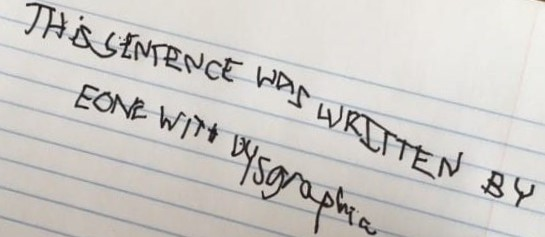
#> input picture images/5.jpeg, 545 x 237 px
$ jupyter execute 1baseline.ipynb   (shell and % lines are left out)   (older library calls are emulated)
#> lines starting #> are read from the running program, lines starting #| are printed output that depends on the picture; after the words box and inside, x2 and y2 are one past the last pixel; in counts of white or black regions, pixels touching at a corner belong together; long printed decimals are rounded
[cell 1]
import numpy as np
import cv2
import math
import matplotlib.pyplot as plt
#https://www.pyimagesearch.com/2017/02/20/text-skew-correction-opencv-python/

[cell 2]
# Functions to print the images
def myImPrt(img):
    tmp_img = cv2.cvtColor(img,cv2.COLOR_BGR2RGB)
    plt.imshow(tmp_img)

def myBWImPrt(img):
    plt.imshow(img,cmap='gray')

[cell 3]
# To smoothen the image
def bilateralFilter(image, d, sig):
    image = cv2.bilateralFilter(image, d, sig, sig)
    return image

# Transforms into binary image
def threshold(image, t):
    image = cv2.cvtColor(image, cv2.COLOR_BGR2GRAY)
    ret, image = cv2.threshold(image, t, 255, cv2.THRESH_BINARY_INV)
#     ret, image = cv2.threshold(image, t, 255, cv2.THRESH_BINARY)
    return image

# to spread the pixels
def dilate(image, kernalSize):
    kernel = np.ones(kernalSize, np.uint8)
    kernel
    image = cv2.dilate(image, kernel, iterations=1)
    return image

[cell 4]
image = cv2.imread('images/5.jpeg')
#> image is the input picture: shape (237, 545, 3); mean B, G, R 198.4, 202, 204.9
# cv2.imshow('image',image)
myImPrt(image)

[cell 5]
# def straighten(image):

#     global BASELINE_ANGLE
BASELINE_ANGLE = 0.0
contour_count=0.0
angle = 0.0
angle_sum = 0.0

[cell 6]
# ref:   https://docs.opencv.org/master/d4/d86/group__imgproc__filter.html#ga9d7064d478c95d60003cf839430737ed
filtered = bilateralFilter(image, 5, 50) # see how this works
myImPrt(filtered)
#     cv2.imshow('filtered',filtered)
filtered.shape
#> Out = (237, 545, 3)

[cell 7]
thresh = threshold(filtered, 127)
#> in threshold, `ret, image = cv2.threshold(image, t, 255, cv2.THRESH_BINARY_INV)`:
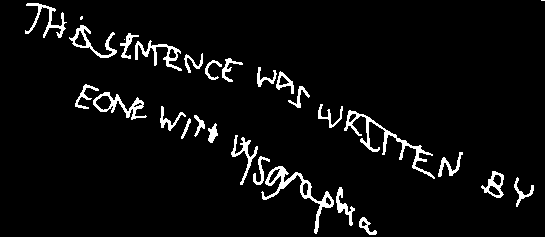
#> image: shape (237, 545); 4.9% white; 29 white regions (3 under 20 px), largest, box (x1, y1, x2, y2) and area: (344, 110, 435, 179) 824, (261, 166, 334, 234) 796, (93, 92, 147, 120) 441
#> in threshold, `ret, image = cv2.threshold(image, t, 255, cv2.THRESH_BINARY_INV)`: ret = 127


#     cv2.imshow('thresh',thresh)
myBWImPrt(thresh)
thresh.shape
#> Out = (237, 545)

[cell 8]
# ref   https://opencv-python-tutroals.readthedocs.io/en/latest/py_tutorials/py_imgproc/py_morphological_ops/py_morphological_ops.html
dilated = dilate(thresh, (5, 10))
#> in dilate, `image = cv2.dilate(image, kernel, iterations=1)`: image: shape (237, 545); 16.6% white; 10 white regions, largest, box (x1, y1, x2, y2) and area: (21, 1, 248, 84) 5850, (227, 133, 382, 237) 4945, (314, 102, 468, 181) 4131
myBWImPrt(dilated)
dilated.shape
#> Out = (237, 545)

[cell 9]
dilated = dilate(thresh, (5, 50))
#> call 2 of dilate, with kernalSize = (5, 50)
#> in dilate (call 2), `image = cv2.dilate(image, kernel, iterations=1)`:
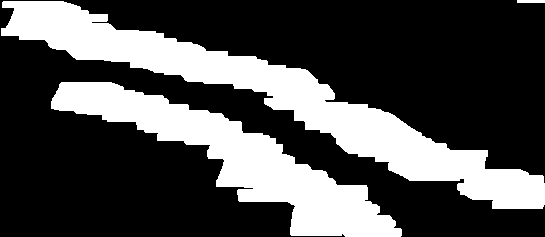
#> image: shape (237, 545); 30.1% white; 3 white regions
myBWImPrt(dilated)
dilated.shape
#> Out = (237, 545)

[cell 10]
# contours ref https://docs.opencv.org/3.4/d4/d73/tutorial_py_contours_begin.html
im_tmp = image.copy()
im2, ctrs, hier = cv2.findContours(dilated.copy(), cv2.RETR_EXTERNAL, cv2.CHAIN_APPROX_SIMPLE)
#> ctrs = 3 contours; box (x1, y1, x2, y2) and area: (1, 1, 545, 209) 22004, (51, 82, 402, 237) 15581, (517, 0, 545, 3) 54
cv2.drawContours(im_tmp,ctrs, -1, (36,255,12), 2)
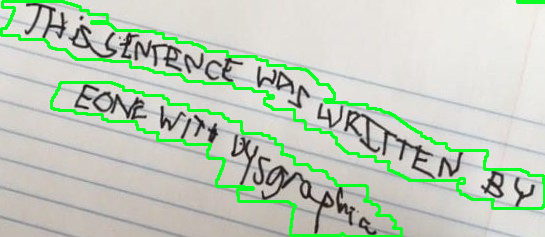
#> im_tmp: shape (237, 545, 3); 6% of pixels changed, all inside (x1, y1, x2, y2) = (0, 0, 545, 237)
myImPrt(im_tmp)

[cell 11]
min_area = 5000
for c in ctrs:
    area = cv2.contourArea(c)
    if area > min_area:
#         cv2.drawContours()
        cv2.drawContours(im_tmp,[c], 0, (36,255,12), 2)
#> this loop made 3 passes
#> area on passes 1 to 2: 15581, 22004.5
#> (c, area) on pass 3: ([[517, 0], [517, 2], [544, 2], [544, 0]], 54)
myImPrt(im_tmp)

[cell 12]
# x, y, w, h = cv2.boundingRect(ctrs[3])
# roi = image[y:y+h, x:x+w]
# plt.imshow(roi)

[cell 13]
# https://docs.opencv.org/3.1.0/dd/d49/tutorial_py_contour_features.html
# making the text straight and finding the baseline angle
img = image.copy() # for drawing rectangle
tmp_img = image.copy() # for updating
tmp_img = tmp_img * 0
#> tmp_img: shape (237, 545, 3); every value is 0
tmp_img = tmp_img + 255
#> tmp_img: shape (237, 545, 3); every value is 255
list = []
for i, ctr in enumerate(ctrs):
    x, y, w, h = cv2.boundingRect(ctr)
    # We extract the region of interest/contour to be straightened.
    roi = image[y:y+h, x:x+w]

#     plt.imshow(roi)
    # minAreaRect is necessary for straightening
    rect = cv2.minAreaRect(ctr)  # it returns  ( center (x,y), (width, height), angle of rotation ).
    center = rect[0]
    angle = rect[2]

    # Drawing rectangle on the image
    box = cv2.boxPoints(rect)
    box = np.int0(box)
    cv2.drawContours(img,[box],0,(0,0,255),2)

    print('angle of rotation: ', angle)
    if angle < -45.0:
        angle += 90.0

    M = np.float32([[1,0,(len(ctrs)-i)*25],[0,1,0]])
    dst = cv2.warpAffine(roi,M,(w,h), borderMode=cv2.BORDER_CONSTANT, borderValue=(255, 255, 255))

    # ref 2D matrix rotation: https://docs.opencv.org/3.4/da/d54/group__imgproc__transform.html#gafbbc470ce83812914a70abfb604f4326
    rot = cv2.getRotationMatrix2D(((x+w)/2, (y+h)/2), angle, 1)
    #extract = cv2.warpAffine(roi, rot, (w,h), borderMode=cv2.BORDER_TRANSPARENT)

    tmp_img[y:y+h, x:x+w] = cv2.warpAffine(dst, rot, (w, h), borderMode=cv2.BORDER_CONSTANT, borderValue=(255, 255, 255))
    # image is overwritten with the straightened contour

    angle_sum += angle
    contour_count += 1
    print(contour_count)
#> this loop made 3 passes
#> (ctr, x, y, w, h, rect, angle, box) on pass 3: ([[517, 0], [517, 2], [544, 2], [544, 0]], 517, 0, 28, 3, ((530.5, 1), (2, 27), -90), 0, [[544, 2], [517, 2], [517, 0], [544, 0]])
#> (x, y, w, h, rect, angle, box, M) on passes 1 to 2: (51, 82, 351, 155, ((230.2, 159.2), (78.84, 373.2), -62.68), 27.32, [[377, 279], [46, 108], [82, 38], [414, 209]], [[1, 0, 75], [0, 1, 0]]), (1, 1, 544, 208, ((275.6, 95.58), (69.76, 578.4), -70.44), 19.56, [[536, 225], [-8, 31], [14, -34], [559, 159]], [[1, 0, 50], [0, 1, 0]])
#| angle of rotation:  -62.684
#| 1.0
#| angle of rotation:  -70.435
#| 2.0
#| angle of rotation:  -90.0
#| 3.0
#> pass 1, `roi = image[y:y+h, x:x+w]`:
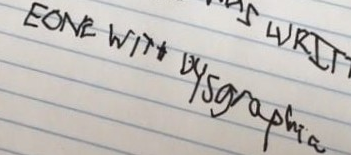
#> roi: shape (155, 351, 3); mean B, G, R 185, 189, 192.9
#> pass 1, `dst = cv2.warpAffine(roi,M,(w,h), borderMode=cv2.BORDER_CONSTANT, bord..`:
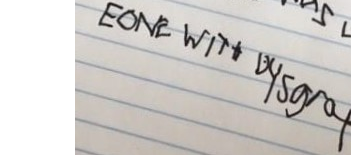
#> dst: shape (155, 351, 3); mean B, G, R 200.2, 203.4, 206.6
#> pass 2, `roi = image[y:y+h, x:x+w]`:
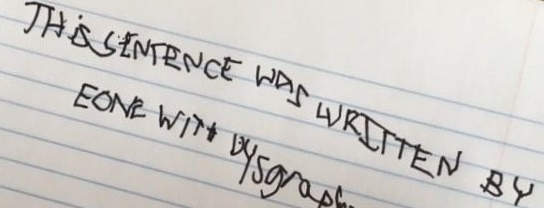
#> roi: shape (208, 544, 3); mean B, G, R 200.7, 204.1, 206.6
#> pass 2, `dst = cv2.warpAffine(roi,M,(w,h), borderMode=cv2.BORDER_CONSTANT, bord..`:
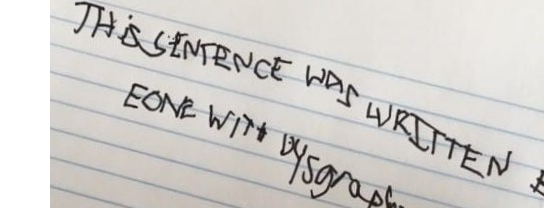
#> dst: shape (208, 544, 3); mean B, G, R 204, 207, 209.5
#> after the loop:
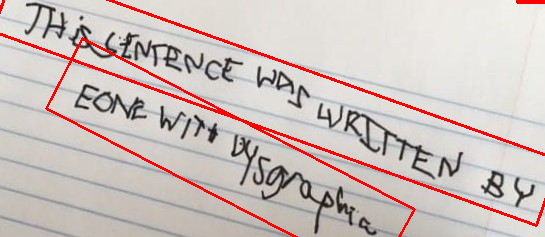
#> img: shape (237, 545, 3); 4.03% of pixels changed, all inside (x1, y1, x2, y2) = (0, 0, 545, 237)
#> after the loop:
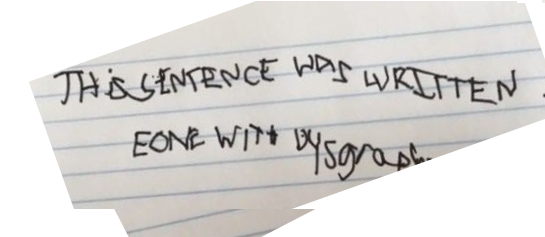
#> tmp_img: shape (237, 545, 3); mean B, G, R 214.6, 216.7, 218.6
#> after the loop, angle_sum = 46.88; contour_count = 3
myImPrt(img)

[cell 14]
myImPrt(tmp_img)
cv2.imwrite("images/straightened.jpg", tmp_img)
#> Out = True

[cell 15]
tmp_img = bilateralFilter(tmp_img, 5, 50)
tmp_img = threshold(tmp_img, 127)
#> call 2 of threshold, with t = 127
#> in threshold (call 2), `ret, image = cv2.threshold(image, t, 255, cv2.THRESH_BINARY_INV)`:
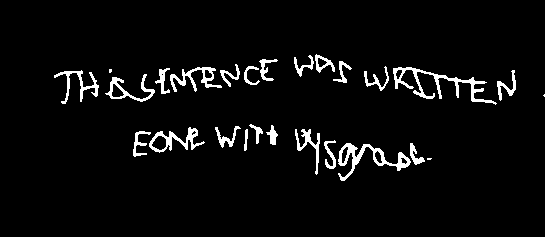
#> image: shape (237, 545); 4.4% white; 26 white regions (3 under 20 px), largest, box (x1, y1, x2, y2) and area: (393, 67, 497, 105) 835, (338, 143, 411, 181) 725, (149, 127, 205, 153) 452
plt.imshow(tmp_img,cmap='gray')

[cell 16]
print('contor count = ',contour_count)
#| contor count =  3.0
if contour_count==0:
    contour_count = 0.000001
mean_angle = angle_sum / contour_count
#> mean_angle = 15.63
BASELINE_ANGLE = mean_angle
#> BASELINE_ANGLE = 15.63
print ("Average baseline angle: "+str(mean_angle) + " degree")
#| Average baseline angle: 15.627 degree

$ run again, with images/2.jpeg copied over images/5.jpeg
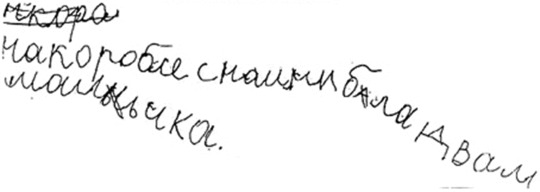
#> input picture images/2.jpeg, 540 x 192 px
#> image is the input picture: shape (192, 540, 3); min 0, max 255, mean 244.2
#> ret = 127
#> ctrs = 1 contour; box (x1, y1, x2, y2) and area: (0, 1, 540, 187) 31719
#> im_tmp: shape (192, 540, 3); 6.25% of pixels changed, all inside (x1, y1, x2, y2) = (0, 0, 540, 188)
#> the loop `for c in ctrs:` made 1 pass
#> area on pass 1: 31719
#> the loop `for i, ctr in enumerate(ctrs):` made 1 pass
#> (x, y, w, h, rect, angle, box, M) on pass 1: (0, 1, 540, 186, ((267.6, 101.6), (131.6, 567), -76.78), 13.22, [[528, 230], [-23, 100], [6, -27], [558, 102]], [[1, 0, 25], [0, 1, 0]])
#> (printed output is left out)
#> after the loop `for i, ctr in enumerate(ctrs):`: angle_sum = 13.22; contour_count = 1
#> `cv2.imwrite("images/straightened.jpg", tmp_img)`: Out = True
#> in threshold (call 2), `ret, image = cv2.threshold(image, t, 255, cv2.THRESH_BINARY_INV)`:
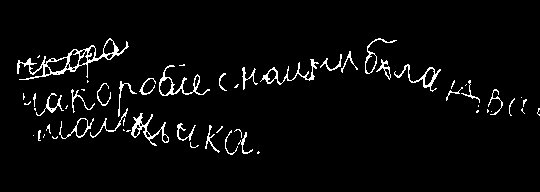
#> image: shape (192, 540); 3.7% white in thin lines or dots, all inside (x1, y1, x2, y2) = (17, 38, 540, 155)
#| contor count =  1.0
#> mean_angle = 13.22
#| Average baseline angle: 13.216 degree
